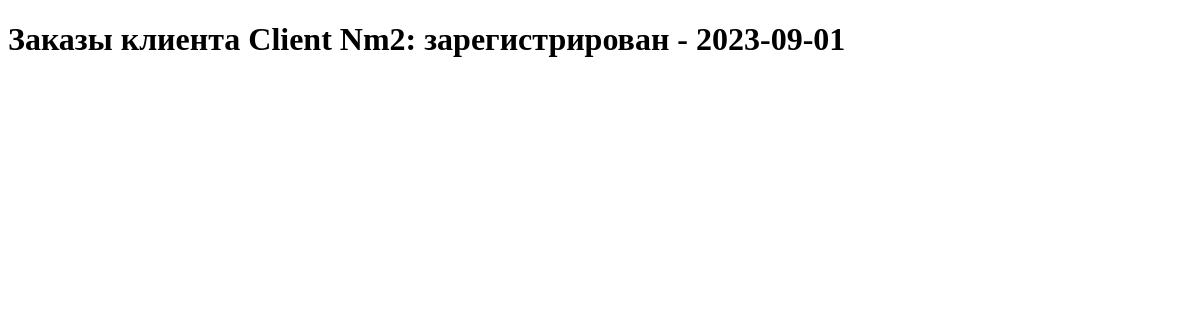
Page /store/orders/2/ on the earlier database version.
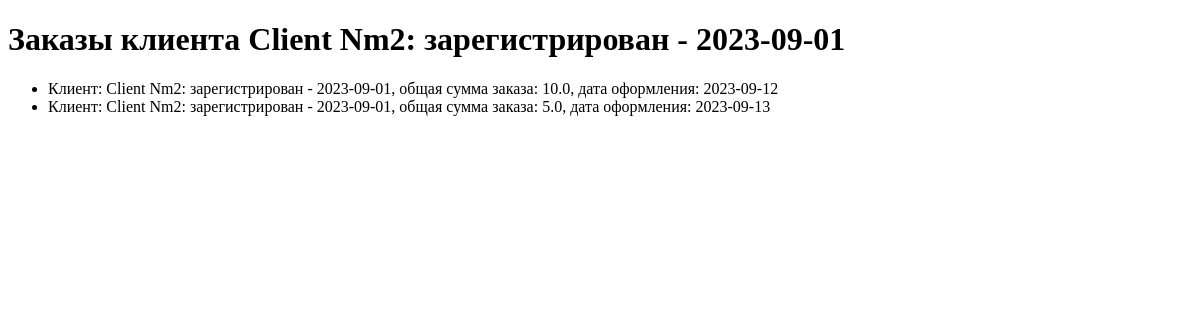
Same page on the later database version.
### online_store_app/models.py (models this page shows)
class Order(models.Model):
    order_client = models.ForeignKey(Client, on_delete=models.CASCADE)
    order_product = models.ManyToManyField(Product)
    order_total_amount = models.FloatField()
    order_placement_date = models.DateField()
    def __str__(self):
        return f'Клиент: {self.order_client}, общая сумма заказа: {self.order_total_amount}, дата оформления:' \
               f' {self.order_placement_date}'

class Client(models.Model):
    client_name = models.CharField(max_length=100)
    client_email = models.EmailField(max_length=100)
    client_phone_number = models.CharField(max_length=30)
    client_address = models.TextField()
    client_reg_date = models.DateField()
    def __str__(self):
        return f'{self.client_name}: зарегистрирован - {self.client_reg_date}'

### online_store_app/views.py (the view)
# urls.py: path('orders/<int:client_id>/', views.get_orders_by_client, name='get_orders_by_client'),
def get_orders_by_client(request, client_id):
    client = get_object_or_404(Client, pk=client_id)
    order = Order.objects.filter(order_client=client_id)
    context = {
        'title': 'Заказы клиента',
        'client': client,
        'orders': order,
    }
    return render(request, template_name='online_store_app/orders.html', context=context)

### online_store_app/templates/online_store_app/orders.html (shortened to what this page needs)
<!DOCTYPE html>
<html lang="en">
<head>
</head>
<body>
<h1>{{ title }} {{ client }}</h1>
<ul>
    {% for order in orders %}
    <li>
        {{ order }}
    </li>
    {% endfor %}
</ul>
</body>
</html>

Differences in the rows shown:
added Order: order_client+order_total_amount+order_placement_date "Клиент: Client Nm2: зарегистрирован - 2023-09-01, общая сумма заказа: 10.0, дата оформления: 2023-09-12"
added Order: order_client+order_total_amount+order_placement_date "Клиент: Client Nm2: зарегистрирован - 2023-09-01, общая сумма заказа: 5.0, дата оформления: 2023-09-13"
